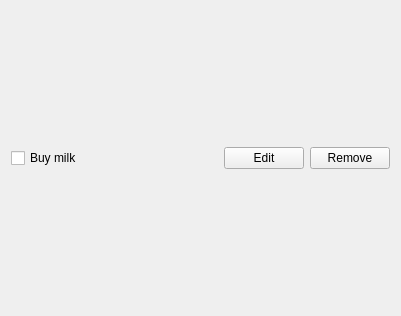
<?xml version="1.0" encoding="UTF-8"?>
<ui version="4.0">
 <class>Task</class>
 <widget class="QWidget" name="Task">
  <property name="geometry">
   <rect>
    <x>0</x>
    <y>0</y>
    <width>401</width>
    <height>316</height>
   </rect>
  </property>
  <property name="windowTitle">
   <string>Form</string>
  </property>
  <layout class="QHBoxLayout" name="horizontalLayout">
   <item>
    <widget class="QCheckBox" name="checkbox">
     <property name="text">
      <string>Buy milk</string>
     </property>
    </widget>
   </item>
   <item>
    <spacer name="horizontalSpacer">
     <property name="orientation">
      <enum>Qt::Horizontal</enum>
     </property>
     <property name="sizeHint" stdset="0">
      <size>
       <width>40</width>
       <height>20</height>
      </size>
     </property>
    </spacer>
   </item>
   <item>
    <widget class="QPushButton" name="editButton">
     <property name="text">
      <string>Edit</string>
     </property>
    </widget>
   </item>
   <item>
    <widget class="QPushButton" name="removeButton">
     <property name="text">
      <string>Remove</string>
     </property>
    </widget>
   </item>
  </layout>
 </widget>
 <resources/>
 <connections/>
</ui>
